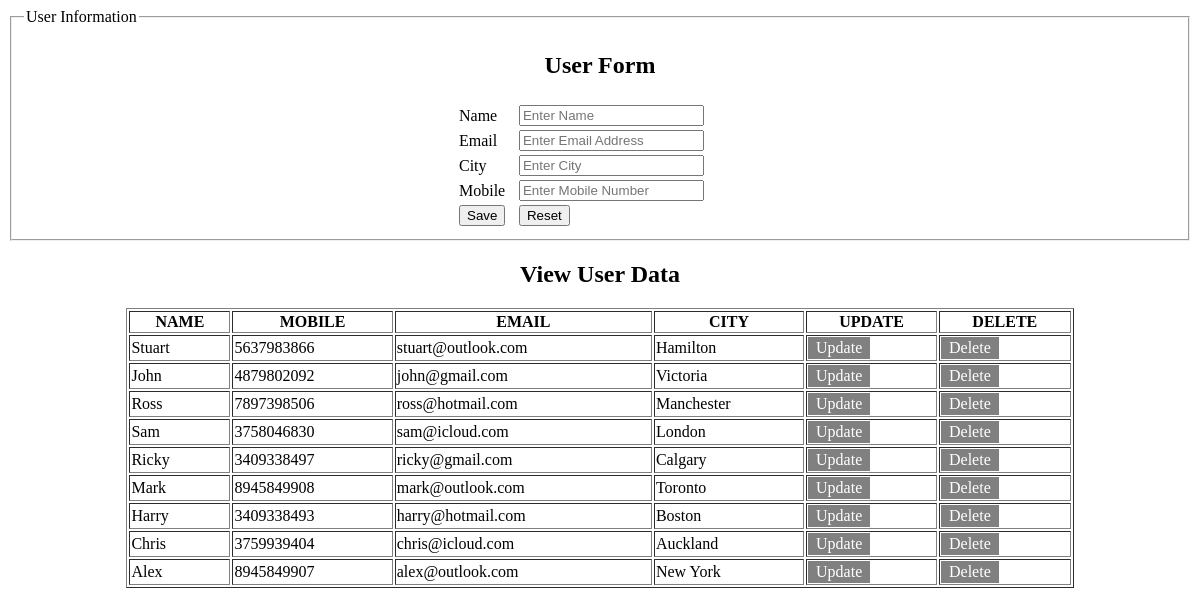
The page / on the database its author committed.
### tables this page shows
CREATE TABLE `user_details` (
  `id` int(10) NOT NULL,
  `name` varchar(255) NOT NULL,
  `email` varchar(255) NOT NULL,
  `city` varchar(255) NOT NULL,
  `mobile` varchar(255) NOT NULL
);

### index.php (the view, shortened to what this page needs)
<?php
include("config.php");
$id = $name = $mobile = $email = $city = "";
?>
<html>
<head>
</head>
<body>
<form action="" method="post" name="form1">
    <fieldset>
        <legend>User Information</legend>
		<table width="25%" border="0"class="center">
                <h2>User Form</h2>
                <tr>
                    <td><input type="hidden" name="id" value=<?php echo $id;?>></td>
                </tr>
			    <tr>
				    <td>Name</td>
				    <td><input type="text" name="name" placeholder="Enter Name" value=<?php echo $name;?>></td>
			    </tr>
			    <tr>
				    <td>Email</td>
				    <td><input type="text" name="email" placeholder="Enter Email Address" value=<?php echo $email;?>></td>
			    </tr>
			    <tr>
				    <td>City</td>
				    <td><input type="text" name="city" placeholder="Enter City" value=<?php echo $city;?>></td>
			    </tr>
			    <tr>
				    <td>Mobile</td>
				    <td><input type="text" name="mobile" placeholder="Enter Mobile Number" value=<?php echo $mobile;?>></td>
			    </tr>
                <?php if(isset($_GET['action'])){?>
                <tr>
				    <td><input type="submit" name="update" value="Update"></td>
			    </tr>
                <?php }else { ?>
                <tr>
				    <td><input type="submit" name="save" value="Save"></td>
                    <td><input type="reset" name="reset" value="Reset"></td>
			    </tr>
                <?php } ?>
		</table>
    </fieldset>
</form>
<table width='80%' border=1 class="center">
    <tr>
        <th>NAME</th> <th>MOBILE</th> <th>EMAIL</th> <th>CITY</th> <th>UPDATE</th> <th>DELETE</th>
    </tr>
    <?php
    $query = "SELECT * FROM user_details ORDER BY id DESC";
    $result = mysqli_query($conn, $query);
    echo "<h2>View User Data</h2>";
    while($user_data = mysqli_fetch_array($result)) {
        echo "<tr>";
        echo "<td>".$user_data['name']."</td>";
        echo "<td>".$user_data['mobile']."</td>";
        echo "<td>".$user_data['email']."</td>";
        echo "<td>".$user_data['city']."</td>";
        echo "<td><a href='index.php?id=$user_data[id]&action=update'>Update</a></td>";
        echo "<td><a href='index.php?id=$user_data[id]&action=delete'>Delete</a></td>";
        echo "</tr>";
    }
    ?>
</table>
</body>
</html>

### index.php (style rules this page uses)
table.center { margin-left: auto; margin-right: auto; }
h2 { text-align: center; }
a:link, a:visited { background-color: grey; color: white; padding: 2px 8px; text-align: center; text-decoration: none; display: inline-block; }

### rows shown on the page
user_details: name "Stuart", mobile "5637983866", email "stuart@outlook.com", city "Hamilton"
user_details: name "John", mobile "4879802092", email "john@gmail.com", city "Victoria"
user_details: name "Ross", mobile "7897398506", email "ross@hotmail.com", city "Manchester"
user_details: name "Sam", mobile "3758046830", email "sam@icloud.com", city "London"
user_details: name "Ricky", mobile "3409338497", email "ricky@gmail.com", city "Calgary"
user_details: name "Mark", mobile "8945849908", email "mark@outlook.com", city "Toronto"
user_details: name "Harry", mobile "3409338493", email "harry@hotmail.com", city "Boston"
user_details: name "Chris", mobile "3759939404", email "chris@icloud.com", city "Auckland"
user_details: name "Alex", mobile "8945849907", email "alex@outlook.com", city "New York"
